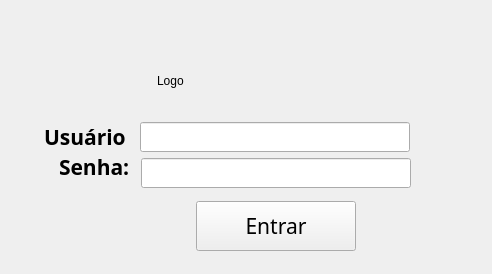
<?xml version="1.0" encoding="UTF-8"?>
<ui version="4.0">
 <class>TelaDeLogin</class>
 <widget class="QWidget" name="TelaDeLogin">
  <property name="geometry">
   <rect>
    <x>0</x>
    <y>0</y>
    <width>492</width>
    <height>274</height>
   </rect>
  </property>
  <property name="windowTitle">
   <string>Form</string>
  </property>
  <widget class="QPushButton" name="pushButtonLogin">
   <property name="geometry">
    <rect>
     <x>196</x>
     <y>201</y>
     <width>160</width>
     <height>50</height>
    </rect>
   </property>
   <property name="font">
    <font>
     <family>Trebuchet MS</family>
     <pointsize>16</pointsize>
    </font>
   </property>
   <property name="text">
    <string>Entrar</string>
   </property>
  </widget>
  <widget class="QLabel" name="labelUsuario">
   <property name="geometry">
    <rect>
     <x>44</x>
     <y>129</y>
     <width>81</width>
     <height>16</height>
    </rect>
   </property>
   <property name="font">
    <font>
     <family>Trebuchet MS</family>
     <pointsize>16</pointsize>
     <weight>75</weight>
     <bold>true</bold>
    </font>
   </property>
   <property name="text">
    <string>Usuário:</string>
   </property>
  </widget>
  <widget class="QLabel" name="labelSenha">
   <property name="geometry">
    <rect>
     <x>59</x>
     <y>159</y>
     <width>71</width>
     <height>16</height>
    </rect>
   </property>
   <property name="font">
    <font>
     <family>Trebuchet MS</family>
     <pointsize>16</pointsize>
     <weight>75</weight>
     <bold>true</bold>
    </font>
   </property>
   <property name="text">
    <string>Senha:</string>
   </property>
  </widget>
  <widget class="QLineEdit" name="lineEditUsuario">
   <property name="geometry">
    <rect>
     <x>140</x>
     <y>122</y>
     <width>270</width>
     <height>30</height>
    </rect>
   </property>
  </widget>
  <widget class="QLineEdit" name="lineEditSenha">
   <property name="geometry">
    <rect>
     <x>141</x>
     <y>158</y>
     <width>270</width>
     <height>30</height>
    </rect>
   </property>
  </widget>
  <widget class="QLabel" name="labelLogo">
   <property name="geometry">
    <rect>
     <x>157</x>
     <y>45</y>
     <width>231</width>
     <height>71</height>
    </rect>
   </property>
   <property name="frameShape">
    <enum>QFrame::NoFrame</enum>
   </property>
   <property name="text">
    <string>Logo</string>
   </property>
  </widget>
 </widget>
 <resources/>
 <connections/>
</ui>
